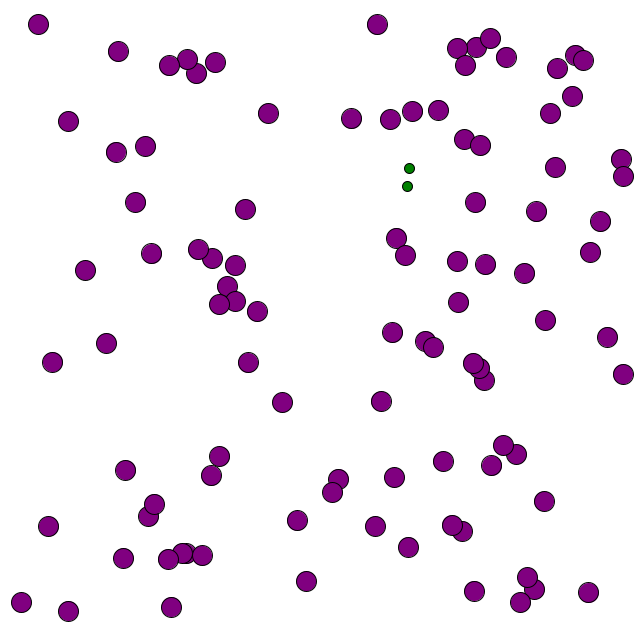
Frame 1 (no input)
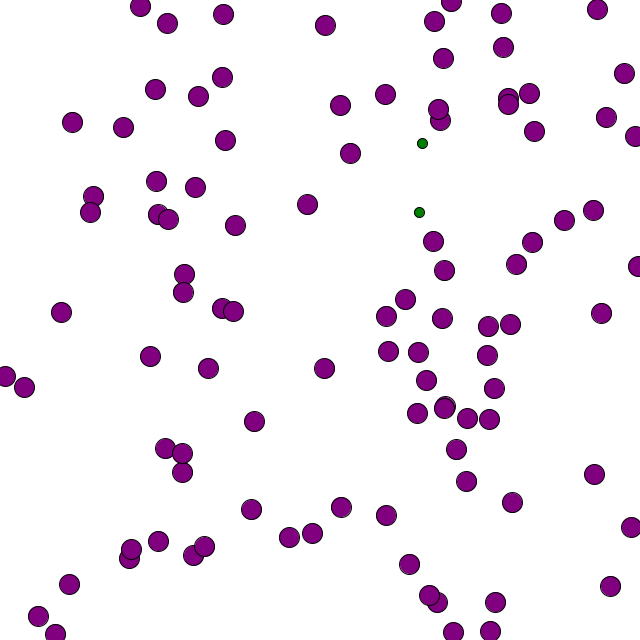
Frame 60 (the mouse pressed at the canvas centre just before this capture)
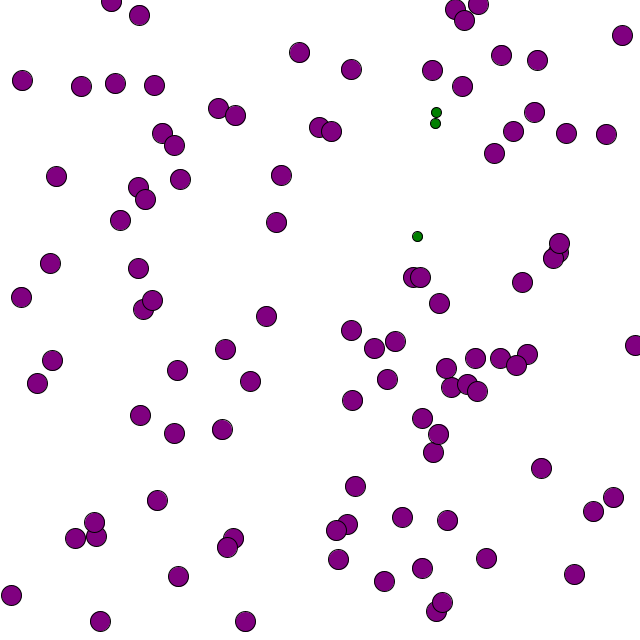
Frame 120 (the mouse held since frame 60 and released just before this capture)

The Processing sketch that drew these frames (run headless with seeded random() and noise(); from frame 60 on, the mouse is pressed at the canvas centre):

// Processing sketch: Assignment06A
// ── Assignment06A.pde
float deltaTime;
float time;

CharacterManager cm;
void setup() {
	size(640,640);
	cm = new CharacterManager(100);
}

void draw() {
	float currentTime = millis();
	deltaTime = currentTime - time;
	deltaTime *= 0.001f;
	if(!cm.gameOver())
	{
		background(255, 255, 255);
		cm.update();
		cm.draw();
	} else {
		//background(255, 255, 255);
		cm.displayScore();
	}
	time = currentTime;
}


// ── Character.pde
public class Character{
	color c;
	PVector position, velocity;
	int speed;
	float radius = 10;
	public Character()
	{

	}
	public Character (PVector pos, PVector velo) {
		position = pos;
		velocity = velo;

	}
	public void update()
	{
		move();
	}
	public void draw()
	{	fill(c);
		ellipse(position.x, position.y, radius,radius);
	}
	public void move()
	{
		onHitWall();
		position.x += velocity.x * deltaTime;
		position.y += velocity.y * deltaTime;
	}
	private void onHitWall() {
		
		if(position.x > width)
		{
			position.x -= width;
			velocity.mult(0.8f);

		}
		if(position.x < 0){
			position.x += width;
			velocity.mult(0.8f);

		}
		if(position.y > height){
			position.y -= height;
			velocity.mult(0.8f);

		}
		if(position.y < 0){
			position.y += height;
			velocity.mult(0.8f);

		}
		/*
		if(position.x > width-10 || position.x < 10)
			velocity.x = -velocity.x;
		if(position.y > height-10 || position.x < 10)
			velocity.y = -velocity.y;
		*/
	}
	public void changeVelocity(PVector v)
	{
		velocity = v;
		velocity.setMag(speed);
	}

}
// ── CharacterManager.pde
public class CharacterManager {
	Character[] characters;
	int numberOfCharacters;
	int numberOfHumans;
	int numberOfZombies;
	float timeItTook;
	public CharacterManager(int size) {
		numberOfCharacters = size;
		characters = new Character[numberOfCharacters];
		numberOfHumans = size - 1;
		numberOfZombies = size - numberOfHumans;
		characters[0] = new Zombie();
		for (int i = 1; i < numberOfCharacters; ++i) 
		{
		
				characters[i] = new Human();
		}

	}
	
	void update()
	{
		for (int i = 0; i < numberOfCharacters; ++i) {	
			if(characters[i] instanceof Zombie)
			{
				for (int j = 0; j < numberOfCharacters; ++j) {
					if(j !=i && 
						collision(characters[i].position,characters[i].radius/2,characters[j].position,characters[j].radius/2) 
						&& characters[j] instanceof Human)
					{
						characters[j] = new Zombie(characters[j]);
						numberOfHumans--;
						numberOfZombies++;
					}
				}

				characters[i].changeVelocity(PVector.sub(findNearestHuman(i),characters[i].position));
			}
			characters[i].update();	
		}
	}
	void draw()
	{
		for (int i = 0; i < numberOfCharacters; ++i) {
			characters[i].draw();
		}
	}
	public boolean gameOver()
	{
		if(numberOfZombies == numberOfCharacters)
		{
			return true;
		}
		timeItTook = millis() / 1000;
		return false;
	}
	public void displayScore() {
		fill(0);
		textSize(32);
		textAlign(CENTER);
		text("Game Over", width/2, height/2-100);
		text("Time it Took "+ round(timeItTook)+"s", width/2, height/2);
	}
	public PVector findNearestHuman(int indexOfZombie) {
		
		int indexOfNearest = indexOfZombie;
		float nearestDistance = 10000000 ;
		float distance = 0;
		for (int i = 0; i < numberOfCharacters; ++i) {
			if(characters[i] instanceof Human)
			{
				distance = dist(characters[i].position.x, characters[i].position.y, 
									 characters[indexOfZombie].position.x, characters[indexOfZombie].position.y);
				if(distance< nearestDistance)
				{
					nearestDistance = distance;
					indexOfNearest = i;
				}
			}
			
		}
		return characters[indexOfNearest].position;
		
	}
}
boolean collision(PVector p1,float radius1, PVector p2,float radius2)
{
	float maxDistance  = radius1 + radius2;
	if(abs(p1.x - p2.x) > maxDistance || abs(p1.y - p2.y) > maxDistance)
	{
		return false;
	} 
	else if (dist(p1.x,p1.y,p2.x,p2.y) > maxDistance) {
	return false;	
	}
	else 
	{
		return true;
	}
}
// ── Human.pde
public class Human extends Character {
	PVector travelVector;
	float distanceTravel;
	public Human () {
		super();
		position = new PVector();
		position.x = random(11, width-11);
		position.y = random(11, height-11);
		
		travelVector = new PVector();
		travelVector.x = 0;
		travelVector.y = 0;
		speed =50;

		velocity = new PVector();
		velocity.x = random(-1, 1);
		velocity.y = random(-1, 1);
		velocity.setMag(speed);
		
		c = color(128, 0, 128);
		radius = 20;
	}
	void move()
	{
		if(distanceTravel > 20*speed)
		{
			println("Rotate");
			println(distanceTravel);
			//change direction to head in
			//Can only rotate up to 90 degrees 7 HALF_PI
			velocity.rotate(random(-HALF_PI,HALF_PI));
			//velocity.
			travelVector.x = 0;
			travelVector.y = 0;

		}
		travelVector.add(velocity);
		distanceTravel = travelVector.mag();
		super.move();
	}

}
// ── Zombie.pde
public class Zombie extends Character {

	public Zombie () {
		super();



		position = new PVector();
		position.x = random(11, width-11);
		position.y = random(11, height-11);

		speed = 25;

		velocity = new PVector();
		velocity.x = random(-1, 1);
		velocity.y = random(-1, 1);
		velocity.setMag(speed);
		radius = 10;
		
		c = color(0, 128, 0);	
	}
	public Zombie(Character hum)
	{
		speed = 25;
		this.position = hum.position;
		this.velocity = hum.velocity;
		this.velocity.setMag(speed);
		c = color(0, 128, 0);
		radius = 10;
	}
	public void update()
	{
		super.update();
	}
	public void move(PVector target) {
		super.move();
	}
}
